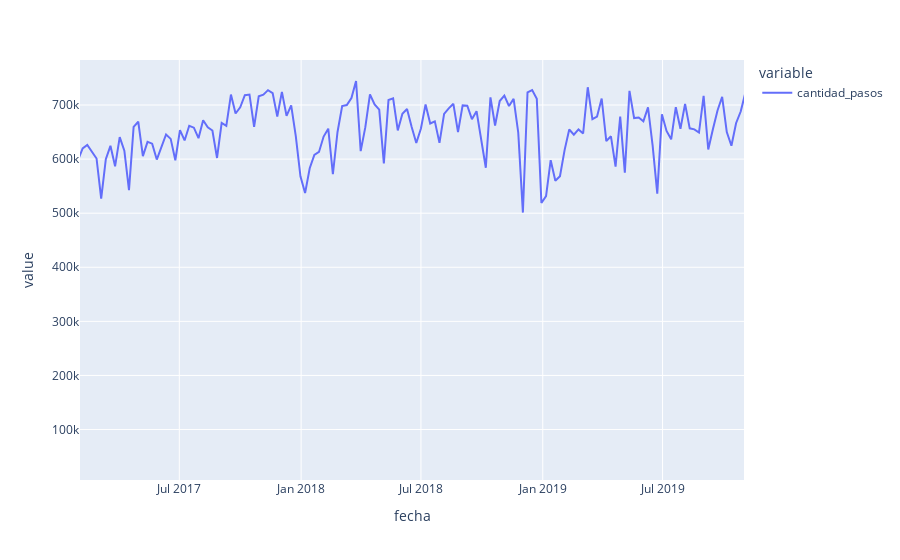

This figure's notebook cell:
### Code cell
grafico3 = px.line(semanal2)
grafico3.update_xaxes(range=['2017-02','2019-11'])
grafico3.show()

### Figure 1 — Plotly figure (JSON) as saved in the notebook; plotly's stock layout.template omitted (floating-point values rounded to 4 significant figures; data arrays with more than 128 entries replaced by an {"elided": "..."} marker saying what was removed)
{"data": [{"hovertemplate": "variable=cantidad_pasos<br>fecha=%{x}<br>value=%{y}<extra></extra>", "legendgroup": "cantidad_pasos", "line": {"color": "#636efa", "dash": "solid"}, "marker": {"symbol": "circle"}, "mode": "lines", "name": "cantidad_pasos", "orientation": "v", "showlegend": true, "type": "scatter", "x": {"elided": "158 str values"}, "xaxis": "x", "y": {"elided": "158 int values"}, "yaxis": "y"}], "layout": {"legend": {"title": {"text": "variable"}, "tracegroupgap": 0}, "margin": {"t": 60}, "xaxis": {"anchor": "y", "domain": [0, 1], "range": ["2017-02", "2019-11"], "title": {"text": "fecha"}}, "yaxis": {"anchor": "x", "domain": [0, 1], "title": {"text": "value"}}}}
